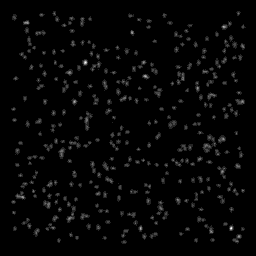
#> input picture 2018_Science/STORM_ImageAnalysis/storm-analysis/3d_daostorm/sample_data/comp.tif, 256 x 256 px
$ python -i Fitting_v4.py   (imports and definitions only)
#> lines starting #> are read from the running program, lines starting #| are printed output that depends on the picture
#Author: Bogdan Bintu
#Date: 6/3/2019
# Fitting tools
import numpy as np

#gaussian functions
from scipy import signal
def gker(gaus=[3,3,3],exp=8):
    szgaus = [int(gaus_*exp) for gaus_ in gaus]
    gker_ = np.outer(np.outer(signal.gaussian(szgaus[0], gaus[0]), signal.gaussian(szgaus[1], gaus[1])),
             signal.gaussian(szgaus[2], gaus[2])).reshape(szgaus)
    gker_ = gker_/np.sum(gker_)
    return gker_.astype(np.float32)
def reflect(arr,sizes=[10,10,10]):
    arr_ = arr.copy()
    for axis,size in zip(range(len(arr.shape)),sizes):
        arr_ = arr_.swapaxes(axis,0)
        arr_ = np.concatenate([arr_[:size][::-1],arr_,arr_[-size:][::-1]])
        arr_ = arr_.swapaxes(axis,0)
    return arr_[:-1,:-1,:-1]
def fft_gaussian(arr,gaus=[3,3,3],exp=8):
    gk3d = gker(gaus,exp)
    szs = (np.array(gk3d.shape)/2).astype(int)
    arr_ = reflect(arr,sizes=szs)
    return signal.fftconvolve(arr_,gk3d,mode='valid')
# [14 lines left out: function best_rotation, not called in this run]

import pyfftw
from pyfftw.interfaces.numpy_fft import rfftn,irfftn
from scipy import fftpack
# [26 lines left out: functions _centered, fftconvolvefast, fft_gaussian_fast, not called in this run]
from scipy.ndimage.filters import maximum_filter
# [20 lines left out: function get_seed_points_base, not called in this run]

import cv2
# [68 lines left out: functions normalzie_im, get_seed_points_base_v2, gauss_ker, add_source, not called in this run]


from scipy.optimize import leastsq
class GaussianFit():
    # [85 lines left out: functions __init__, to_center, to_sine, to_ws, to_natural_paramaters, calc_f, not called in this run]

    def frac_conv(self,x1,x2):return 2*np.abs(x1-x2)/(x1+x2)<self.eps_frac
    def dist_conv(self,x1,x2):return np.abs(x1-x2)<self.eps_dist
    def angle_conv(self,x1,x2):return np.abs(x1-x2)<self.eps_angle
    # [98 lines left out: functions calc_eps, calc_jac, norm_w, fit, not called in this run]
    def get_im(self):
        self.calc_f(self.p_)
        return self.f0


def in_dim(x,y,z,xmax,ymax,zmax):
    keep = ((x>=0)&(x<xmax)&(y>=0)&(y<ymax)&(z>=0)&(z<zmax))>0
    return x[keep],y[keep],z[keep]
from scipy.spatial.distance import cdist
# [18 lines left out: functions closest, closest_fast, not called in this run]
from scipy.spatial import cKDTree as KDTree
def closest_faster(xyz,ic,tree,rsearch = 6):
    dists_,nns_ = tree.query(xyz,distance_upper_bound=rsearch)
    return xyz[nns_==ic].T

# [65 lines left out: functions inv_sigma, gfit_fast, not called in this run]
def in_dim(x,y,z,xmax,ymax,zmax):
    keep = ((x>=0)&(x<xmax)&(y>=0)&(y<ymax)&(z>=0)&(z<zmax))>0
    return x[keep],y[keep],z[keep]

from scipy.spatial import cKDTree as KDTree
# [63 lines left out: function fast_fit_big_image, not called in this run]
class iter_fit_seed_points():
    # [165 lines left out: functions __init__, firstfit, repeatfit, to_sigmas, to_sigmas_abc, KL_dif, not called in this run]
##2d images
import cv2
# [20 lines left out: functions blurnorm2d, fft3d_from2d, not called in this run]
import matplotlib.pyplot as plt
# [67 lines left out: functions fftalign_2d, minmax, translate, not called in this run]
from sklearn import linear_model
# [60 lines left out: functions calc_color_matrix, apply_colorcor, not called in this run]

>>> import cv2
>>> picture = cv2.imread('../../../2018_Science/STORM_ImageAnalysis/storm-analysis/3d_daostorm/sample_data/comp.tif')
#> picture is the input picture: shape (256, 256, 3); min 0, max 7, mean 0.158
>>> result = fft_gaussian(picture)
#> the loop in reflect, `for axis,size in zip(range(len(arr.shape)),sizes):` made 3 passes
#> pass 1, in reflect, `arr_ = np.concatenate([arr_[:size][::-1],arr_,arr_[-size:][::-1]])`:
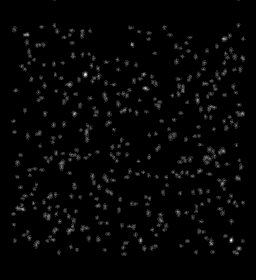
#> arr_: shape (280, 256, 3); min 0, max 7, mean 0.145; drawn with min black and max white
#> pass 2, in reflect, `arr_ = arr_.swapaxes(axis,0)`:
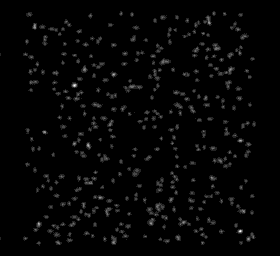
#> arr_: shape (256, 280, 3); min 0, max 7, mean 0.145; drawn with min black and max white
#> pass 2, in reflect, `arr_ = np.concatenate([arr_[:size][::-1],arr_,arr_[-size:][::-1]])`:
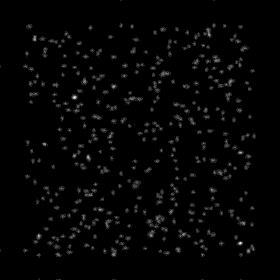
#> arr_: shape (280, 280, 3); min 0, max 7, mean 0.133; drawn with min black and max white
#> pass 2, in reflect, `arr_ = arr_.swapaxes(axis,0)`:
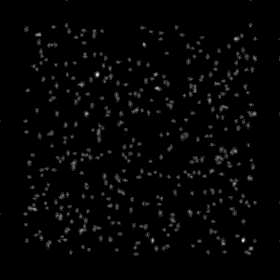
#> arr_: shape (280, 280, 3); min 0, max 7, mean 0.133; drawn with min black and max white
#> (the run stopped early here; a loop or call above may not have finished)
